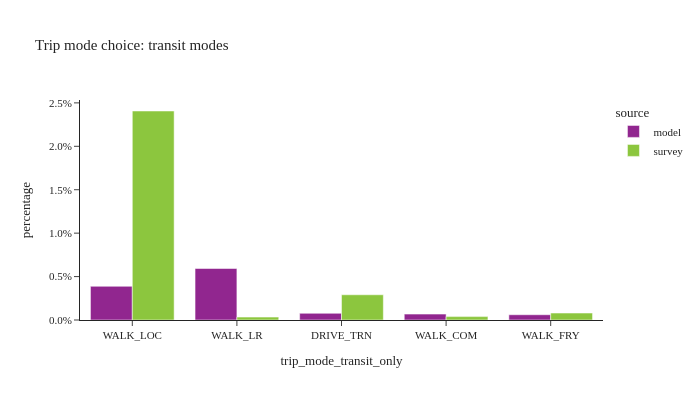

The code cell stored with this chart in its notebook:
### Code cell
util.plot_share_barchart(trip_data, 'trip_weight', 'trip_mode_transit_only', title="Trip mode choice: transit modes", dropna=False)

### Figure 1 — Plotly figure (JSON) as saved in the notebook; plotly's stock layout.template omitted (floating-point values rounded to 4 significant figures)
{"data": [{"alignmentgroup": "True", "customdata": [[48770.0, 48770.0], [74550.0, 74550.0], [9676.0, 9676.0], [8523.0, 8523.0], [7619.0, 7619.0]], "hovertemplate": "source=model<br>trip_mode_transit_only=%{x}<br>percentage=%{y}<br>weighted_sum=%{customdata[0]}<br>sample_size=%{customdata[1]}<extra></extra>", "legendgroup": "model", "marker": {"color": "#91268F", "pattern": {"shape": ""}}, "name": "model", "offsetgroup": "model", "orientation": "v", "showlegend": true, "textposition": "auto", "type": "bar", "x": ["WALK_LOC", "WALK_LR", "DRIVE_TRN", "WALK_COM", "WALK_FRY"], "xaxis": "x", "y": [0.003879, 0.00593, 0.0007696, 0.0006779, 0.000606], "yaxis": "y"}, {"alignmentgroup": "True", "customdata": [[280300.0, 1347.0], [3875.0, 73.0], [33840.0, 85.0], [4549.0, 16.0], [9304.0, 13.0]], "hovertemplate": "source=survey<br>trip_mode_transit_only=%{x}<br>percentage=%{y}<br>weighted_sum=%{customdata[0]}<br>sample_size=%{customdata[1]}<extra></extra>", "legendgroup": "survey", "marker": {"color": "#8CC63E", "pattern": {"shape": ""}}, "name": "survey", "offsetgroup": "survey", "orientation": "v", "showlegend": true, "textposition": "auto", "type": "bar", "x": ["WALK_LOC", "WALK_LR", "DRIVE_TRN", "WALK_COM", "WALK_FRY"], "xaxis": "x", "y": [0.02407, 0.0003328, 0.002905, 0.0003906, 0.0007989], "yaxis": "y"}], "layout": {"barmode": "group", "height": 400, "legend": {"title": {"text": "source"}, "tracegroupgap": 0}, "title": {"text": "Trip mode choice: transit modes"}, "width": 700, "xaxis": {"anchor": "y", "domain": [0.0, 1.0], "title": {"text": "trip_mode_transit_only"}}, "yaxis": {"anchor": "x", "domain": [0.0, 1.0], "tickformat": ".1%", "title": {"text": "percentage"}}}}
